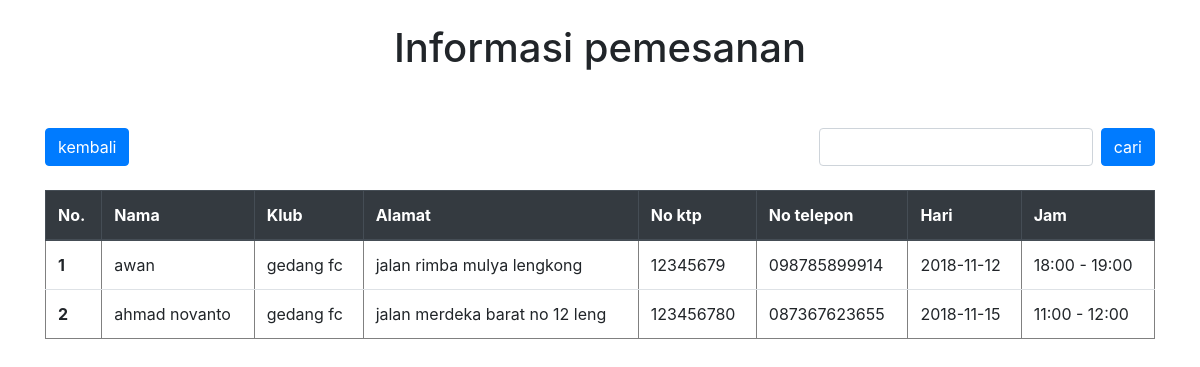
/booking/lihat.php, run on the app's committed database.
### tables this page shows
CREATE TABLE `booking` (
  `id` int(11) NOT NULL,
  `username` varchar(25) NOT NULL,
  `klub` varchar(30) NOT NULL,
  `alamat` varchar(30) NOT NULL,
  `no_ktp` varchar(15) NOT NULL,
  `no_telepon` varchar(15) NOT NULL,
  `waktu` date NOT NULL,
  `jam` varchar(15) NOT NULL
);

### booking/fungsi.php (called while the page is built, shortened)
<?php
require '../koneksi.php';
function query ($query) {
	global $konek;
	$result = mysqli_query ($konek, $query);
	$rows = [];
	while ( $row  = mysqli_fetch_assoc($result) ) {
	 	$rows[] = $row;
	 }
	 return $rows;
}
 ?>

### booking/lihat.php (the view, shortened to what this page needs)
<?php
require 'fungsi.php';
$user = query ("SELECT * FROM booking");
 ?>
<!DOCTYPE html>
<html>
<head>
	<link rel="stylesheet" href="https://stackpath.bootstrapcdn.com/bootstrap/4.5.0/css/bootstrap.min.css">
</head>
<body>
<div class="container-fluid">
	<div class="container">
		<div class="row mt-4">
			<div class="col text-center">
			<h1>Informasi pemesanan</h1>
			</div>
		</div>
		<div class="row mt-5">
			<div class="col">
				<a href="booking.php" class="btn btn-primary">kembali</a>
			</div>
			<div class="col">
				<form class="form-inline float-right" action="" method="post">
				<div class="form-group">
					<input class="form-control" type="text" name="keyword" autofocus="" autocomplete="off" width="200px;">
				</div>
				<button class="btn btn-primary ml-2 " type="submit" name="cari">
					cari
				</button>
				</form>
			</div>
		</div>
		<br>
		<table class="table table-hover" border="1" cellpadding="10" cellspacing="0">
			<thead class="thead-dark">
			<tr>
				<th>No.</th>
				<th>Nama</th>
				<th>Klub</th>
				<th>Alamat</th>
				<th>No ktp</th>
				<th>No telepon</th>
				<th>Hari</th>
				<th>Jam</th>
			</tr>
			</thead>
			<?php $i=1; ?>
			<?php foreach ($user as $row ) : ?>
			<tr>
				<th><?php echo $i; ?></th>
				<td><?php echo $row["username"]; ?></td>
				<td><?php echo $row["klub"]; ?></td>
				<td><?php echo $row["alamat"]; ?></td>
				<td><?php echo $row["no_ktp"]; ?></td>
				<td><?php echo $row["no_telepon"]; ?></td>
				<td><?php echo $row["waktu"]; ?></td>
				<td><?php echo $row["jam"]; ?></td>
			</tr>
			<?php $i++; ?>
			<?php endforeach; ?>
		</table>
	</div>
</div>
</body>
</html>

### data on the page
booking: username "awan", klub "gedang fc", alamat "jalan rimba mulya lengkong", no_ktp "12345679", no_telepon "098785899914", waktu "2018-11-12", jam "18:00 - 19:00"
booking: username "ahmad novanto", klub "gedang fc", alamat "jalan merdeka barat no 12 leng", no_ktp "123456780", no_telepon "087367623655", waktu "2018-11-15", jam "11:00 - 12:00"
